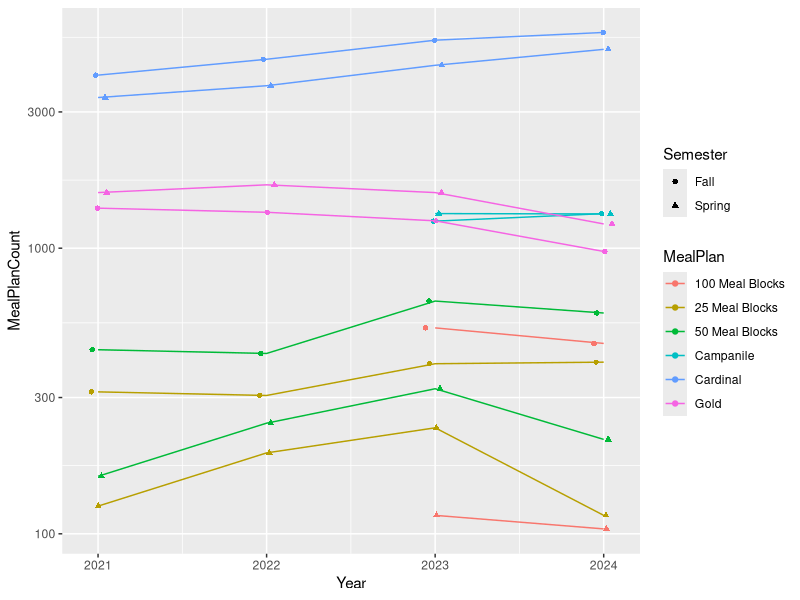

This chart was generated by the following R code:
## ---- chunk 1
library(knitr)
data <- read.csv("../data_folder/clean/CurrentDiningData.csv")

kable(data[1:5, ], caption = "ISU Dining Data")

## ---- chunk 2
data <- read.csv("../data_folder/clean/CleanRegents.csv")
data1 <- data[,2:4]
kable(data1, caption = "Iowa Board of Regents Enrollment Data")

## ---- chunk 3
data <- read.csv("../data_folder/clean/HousingPopulations.csv")
kable(data[1:5,], caption = "Department of Residence, Housing Populations")
## ---- chunk 4
library(ggplot2)
library(dplyr)
# read in the data
dining <- read.csv("../data_folder/clean/CurrentDiningData.csv")
regents <- read.csv("../data_folder/clean/CleanRegents.csv")
# make `MealPlan` and `Term` factors, and `Term` numerical from 1-8 for their corresponding factor levels
# calculate price for each semester (price.year/2)
dining <- dining %>%
  mutate(MealPlan = factor(dining$Meal.Plan.Description),
         Term = as.numeric(factor(dining$Term.Session.Description, 
                                  levels = c("Fall 2021", "Spring 2022", "Fall 2022", "Spring 2023", 
                                             "Fall 2023", "Spring 2024", "Fall 2024", "Spring 2025"))),
         Price = Price.Year/2
  )

# make frequency table for MealPlan and Term

counts <- as.data.frame(table(dining$MealPlan, dining$Term)) %>%
  rename(MealPlan = Var1, Term = Var2, MealPlanCount = Freq) %>%
  mutate(Term = as.numeric(Term), 
         MealPlanCount = ifelse(MealPlanCount==0, NA, MealPlanCount))

undergradCounts <- regents %>%
  filter(Student.Classification=="Undergraduate") %>%
  dplyr::select(Year, count) %>%
  slice(rep(1:n(), each=2)) %>%
  mutate(Term = c(1:8),
         UndergradCount=count) %>%
  dplyr::select(-count)

data.final <- counts %>%
  left_join(dining %>% dplyr::select(MealPlan, Term, Price) %>% distinct(), by = c("MealPlan", "Term")) %>%
  dplyr::select(MealPlan, Term, Price, MealPlanCount) %>%
  left_join(undergradCounts, by="Term") %>%
  mutate(Semester = ifelse(Term %% 2 == 0, "Spring", "Fall")) %>%
  dplyr::select(MealPlan, Term, Semester, Year, MealPlanCount, UndergradCount)
g <- ggplot(data.final,
            aes(x = Year,
                y = MealPlanCount,
                color = MealPlan,
                shape = Semester,
                group = interaction(MealPlan, Semester))) + 
  geom_point(position = position_jitterdodge(
    jitter.width = 0.1, jitter.height = 0,
    dodge.width = 0.1)) +
  geom_line() + 
  scale_y_log10()

g
## ---- chunk 5
data.clean <- na.omit(data.final)
finalModel <- glm(MealPlanCount ~ MealPlan + Semester + Year + UndergradCount,
                  data=data.clean, family=poisson(link="log"))

summary(finalModel)
## ---- chunk 6
cat('
<div style="float: right; width: 140px; margin-left: 15px;">
  <img src="dashboard.png" style="width: 100%;">
</div>
')
